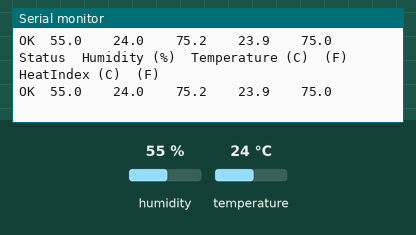
A sketch run on a simulated Arduino Uno, built with avr-gcc and run on an emulated ATmega328P. On the bench: the last lines printed to the serial monitor. The test bench sets the inputs (shaded band); at power-on: humidity 55 %, temperature 24 °C.

Above: at 2.8 s.
2.9 s: humidity set to 22 %
At 3.9 s:
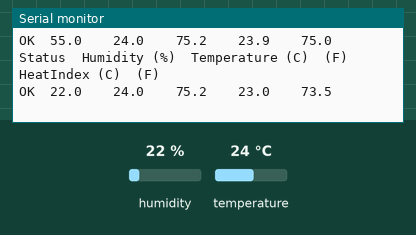
4.4 s: temperature set to 12 °C
At 5.7 s:
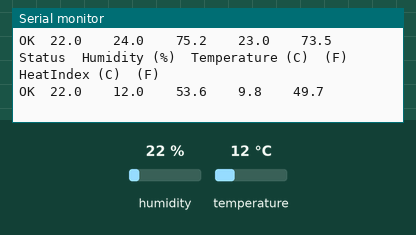
5.9 s: humidity set to 40 %
At 6.6 s:
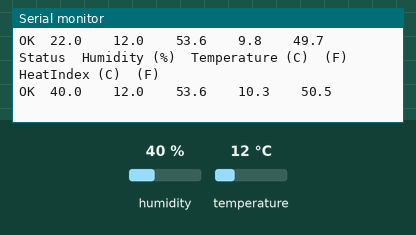
Timing chart, 0 to 8.9 s (numbered marks = the images above; inputs shaded):
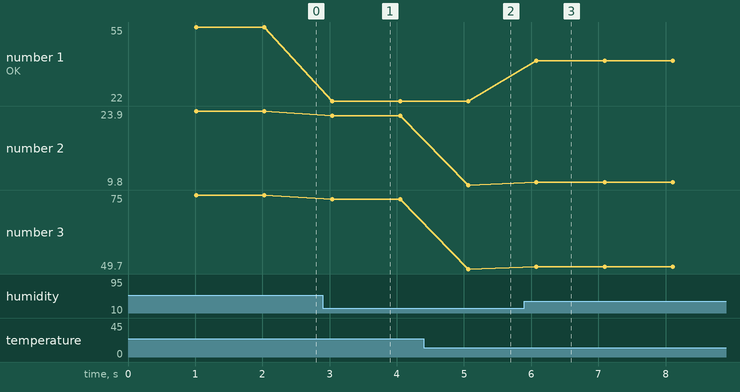

Measured:
- after the input at 2.9 s, the serial monitor: prints a new line after 0.14 s (image 1)
- after the input at 4.4 s, the serial monitor: prints a new line after 0.67 s (image 2)
- after the input at 5.9 s, the serial monitor: prints a new line after 0.18 s (image 3)
- plotted number 1: 55 → 22 after the input at 2.9 s, 22 → 40 after the input at 5.9 s
- plotted number 2: 23.9 → 23 after the input at 2.9 s, 23 → 9.8 after the input at 4.4 s, 9.8 → 10.3 after the input at 5.9 s
- plotted number 3: 75 → 73.5 after the input at 2.9 s, 73.5 → 49.7 after the input at 4.4 s, 49.7 → 50.5 after the input at 5.9 s

The sketch:

esp8266_temp_humidity.ino
```cpp
/*
 * ESP8266 NodeMCU DHT11 - Humidity Temperature Sensor Example
 *
 *
 */

#include "DHTesp.h"

#define DHTpin 12    // GPIO12

DHTesp dht;

void setup()
{
  Serial.begin(115200);

  // Autodetect is not working reliable, don't use the following line
  // dht.setup(17);

  // use this instead:
  dht.setup(DHTpin, DHTesp::DHT11); //for DHT11 Connect DHT sensor to GPIO 12
  //dht.setup(DHTpin, DHTesp::DHT22); //for DHT22 Connect DHT sensor to GPIO 12
}

void loop()
{
  delay(dht.getMinimumSamplingPeriod());

  float humidity = dht.getHumidity();
  float temperature = dht.getTemperature();

  Serial.println();
  Serial.println("Status\tHumidity (%)\tTemperature (C)\t(F)\tHeatIndex (C)\t(F)");

  Serial.print(dht.getStatusString());
  Serial.print("\t");
  Serial.print(humidity, 1);
  Serial.print("\t\t");
  Serial.print(temperature, 1);
  Serial.print("\t\t");
  Serial.print(dht.toFahrenheit(temperature), 1);
  Serial.print("\t\t");
  Serial.print(dht.computeHeatIndex(temperature, humidity, false), 1);
  Serial.print("\t\t");
  Serial.println(dht.computeHeatIndex(dht.toFahrenheit(temperature), humidity, true), 1);
}
```
